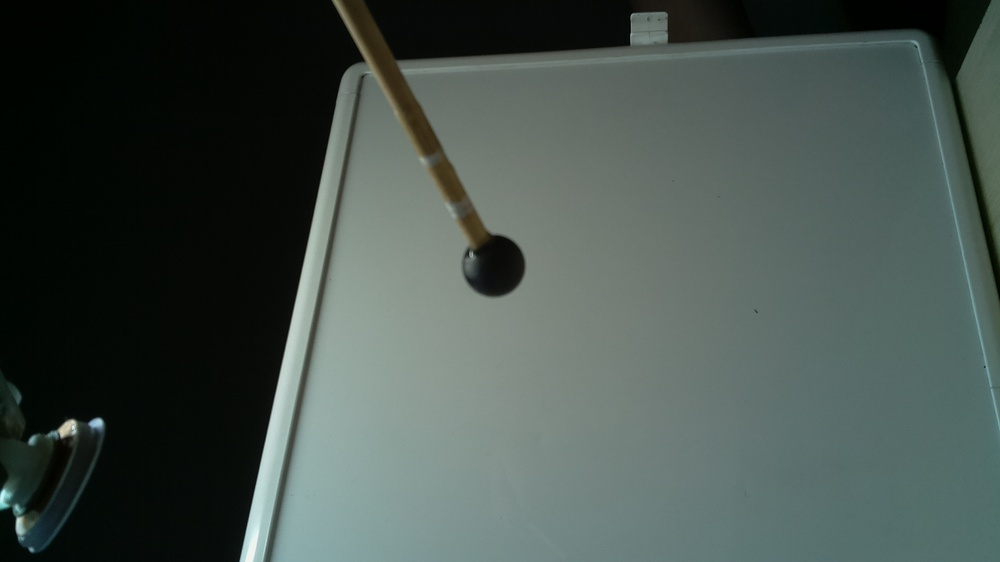
#> input picture Python/ball_tracing/camera_up.jpg, 1000 x 562 px, shrunk from 1920 x 1080 before the run
$ python -i center_location.py   (imports and definitions only)
#> lines starting #> are read from the running program, lines starting #| are printed output that depends on the picture
import cv2
import numpy as np
import time

def ball_center_find():
    #PIXEL LOCATION OF BALL IN CAMERA UP IMAGE
    image='camera_up.jpg'
    img=cv2.imread(image,1)
#> img is the input picture: shape (562, 1000, 3); mean B, G, R 76.6, 81.6, 69.8
    img_orig=img.copy()
    img=cv2.cvtColor(img,cv2.COLOR_BGR2GRAY)
#> img: shape (562, 1000)
    img=cv2.GaussianBlur(img,(15,15),cv2.BORDER_DEFAULT)
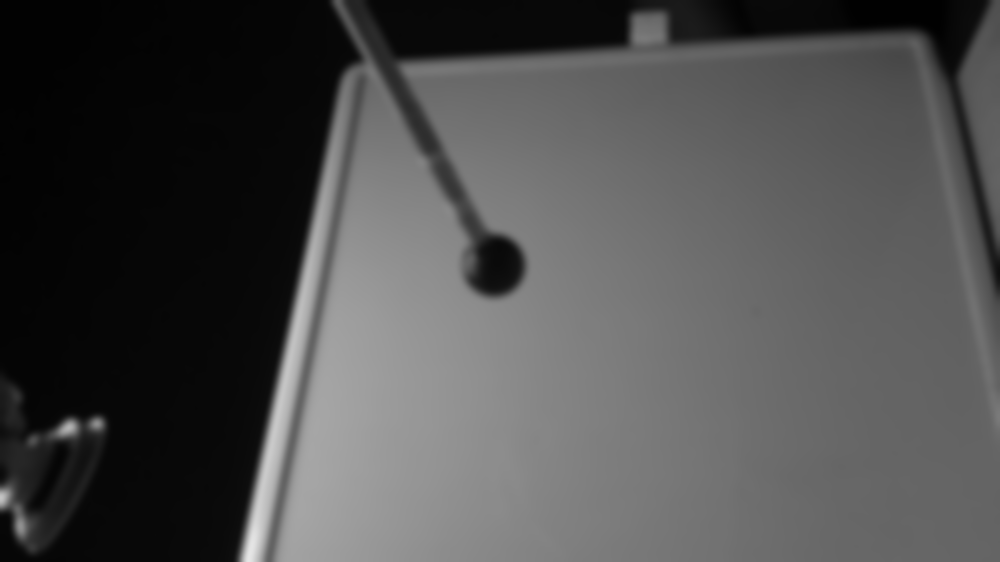
#> img: shape (562, 1000); min 1, max 229, mean 77.5
    all_circs=cv2.HoughCircles(img,cv2.HOUGH_GRADIENT,0.9,100,param1=50,param2=30,minRadius=1, maxRadius=110)
#> all_circs = [[493.5, 264.5, 31.4]]
    all_circs_rounded=np.uint16(np.around(all_circs))
#> all_circs_rounded = [[494, 264, 31]]
    circle_up=all_circs_rounded[0,0]
#> circle_up = [494, 264, 31]

    #PIXEL LOCATION OF BALL IN CAMERA DOWN IMAGE
    image='camera_down.jpg'
    img=cv2.imread(image,1)
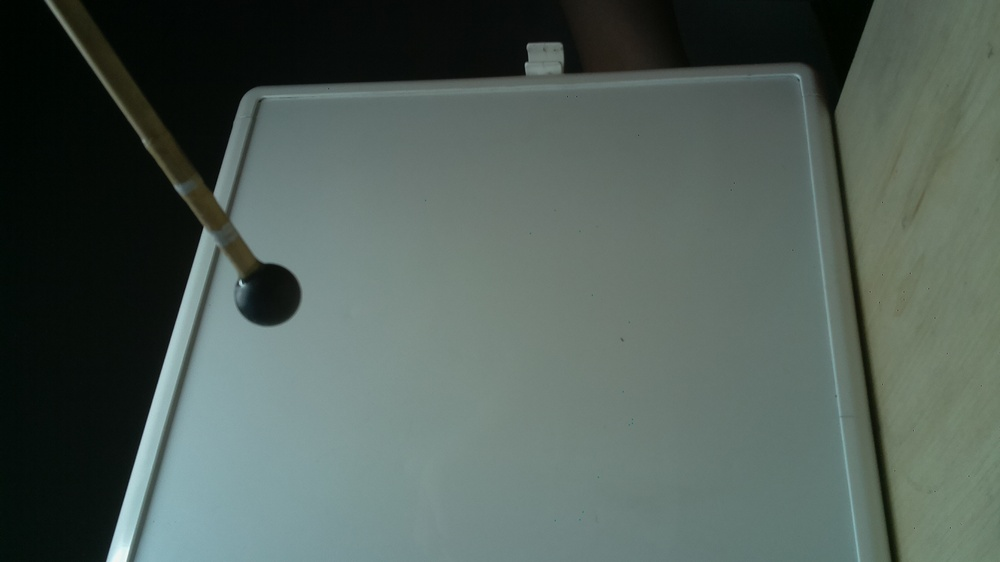
#> input picture Python/ball_tracing/camera_down.jpg, 1000 x 562 px, shrunk from 1920 x 1080 before the run
#> img is the input picture: shape (562, 1000, 3); mean B, G, R 88, 94.3, 80.9
    img_orig=img.copy()
    img=cv2.cvtColor(img,cv2.COLOR_BGR2GRAY)
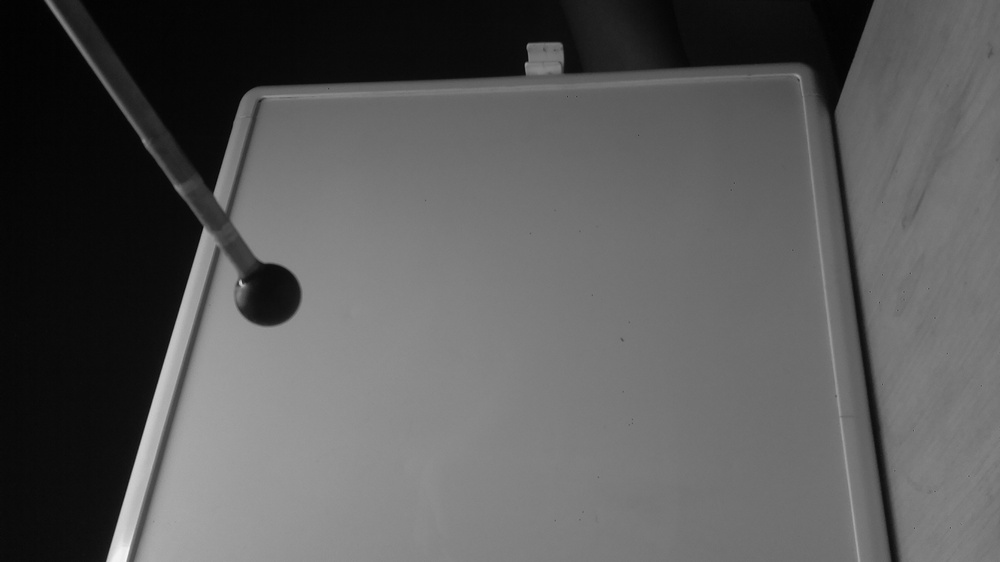
#> img: shape (562, 1000); min 2, max 247, mean 89.6
    all_circs=cv2.HoughCircles(img,cv2.HOUGH_GRADIENT,0.9,100,param1=50,param2=30,minRadius=1, maxRadius=160)
#> all_circs = [[268.5, 294.5, 32], [262.5, 109.5, 24.2]]
    all_circs_rounded=np.uint16(np.around(all_circs))
#> all_circs_rounded = [[268, 294, 32], [262, 110, 24]]
    circle_down=all_circs_rounded[0,0]
#> circle_down = [268, 294, 32]

    return [circle_up[0],circle_up[1],circle_down[0],circle_down[1]]

#print(ball_center_find())

>>> result = ball_center_find()
#> result = [494, 264, 268, 294]
